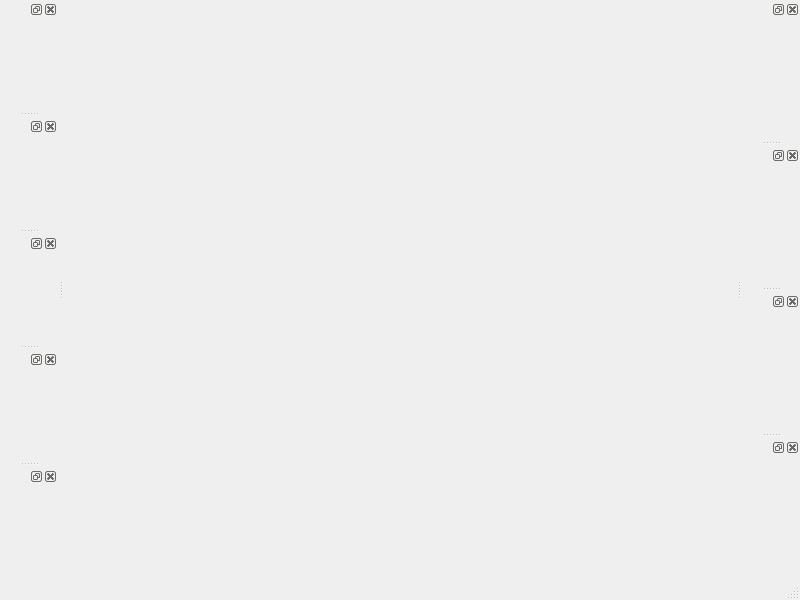
<?xml version="1.0" encoding="UTF-8"?>
<ui version="4.0">
 <class>dockwidget</class>
 <widget class="QMainWindow" name="dockwidget">
  <property name="geometry">
   <rect>
    <x>0</x>
    <y>0</y>
    <width>800</width>
    <height>600</height>
   </rect>
  </property>
  <property name="windowTitle">
   <string>dockwidget</string>
  </property>
  <widget class="QWidget" name="centralwidget"/>
  <widget class="QMenuBar" name="menubar">
   <property name="geometry">
    <rect>
     <x>0</x>
     <y>0</y>
     <width>800</width>
     <height>23</height>
    </rect>
   </property>
  </widget>
  <widget class="QStatusBar" name="statusbar"/>
  <widget class="QDockWidget" name="dockwidget_dockWidget_1">
   <attribute name="dockWidgetArea">
    <number>1</number>
   </attribute>
   <widget class="QWidget" name="dockWidgetContents"/>
  </widget>
  <widget class="QDockWidget" name="dockwidget_dockWidget_2">
   <attribute name="dockWidgetArea">
    <number>1</number>
   </attribute>
   <widget class="QWidget" name="dockWidgetContents_2"/>
  </widget>
  <widget class="QDockWidget" name="dockwidget_dockWidget_3">
   <attribute name="dockWidgetArea">
    <number>1</number>
   </attribute>
   <widget class="QWidget" name="dockWidgetContents_3"/>
  </widget>
  <widget class="QDockWidget" name="dockwidget_dockWidget_4">
   <attribute name="dockWidgetArea">
    <number>1</number>
   </attribute>
   <widget class="QWidget" name="dockWidgetContents_4"/>
  </widget>
  <widget class="QDockWidget" name="dockwidget_dockWidget_5">
   <attribute name="dockWidgetArea">
    <number>1</number>
   </attribute>
   <widget class="QWidget" name="dockWidgetContents_5"/>
  </widget>
  <widget class="QDockWidget" name="dockwidget_dockWidget_6">
   <attribute name="dockWidgetArea">
    <number>2</number>
   </attribute>
   <widget class="QWidget" name="dockWidgetContents_6"/>
  </widget>
  <widget class="QDockWidget" name="dockwidget_dockWidget_7">
   <attribute name="dockWidgetArea">
    <number>2</number>
   </attribute>
   <widget class="QWidget" name="dockWidgetContents_7"/>
  </widget>
  <widget class="QDockWidget" name="dockwidget_dockWidget_8">
   <attribute name="dockWidgetArea">
    <number>2</number>
   </attribute>
   <widget class="QWidget" name="dockWidgetContents_8"/>
  </widget>
  <widget class="QDockWidget" name="dockwidget_dockWidget_9">
   <attribute name="dockWidgetArea">
    <number>2</number>
   </attribute>
   <widget class="QWidget" name="dockWidgetContents_9"/>
  </widget>
 </widget>
 <resources/>
 <connections/>
</ui>
